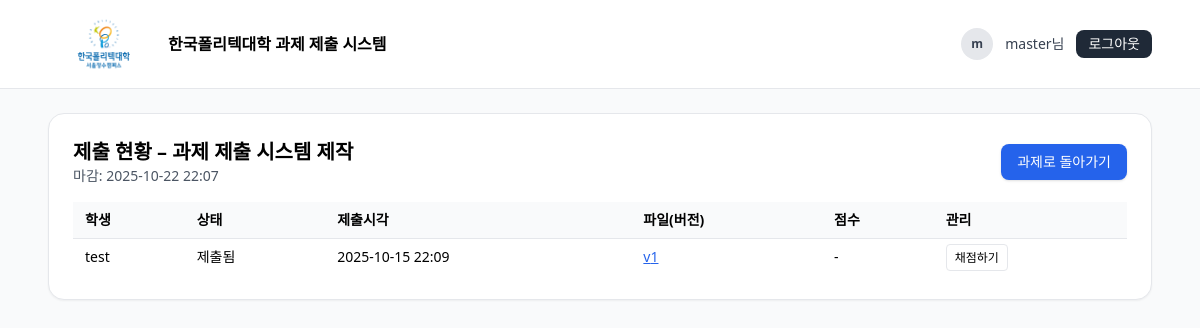
The app's page /teams/12/assignments/10/submissions (signed in) with its own data.
### submit/models.py (models this page shows, shortened)
class Assignment(models.Model):
    team = models.ForeignKey(Team, on_delete=models.CASCADE, related_name="assignments", verbose_name="팀")
    title = models.CharField("제목", max_length=120)
    description = models.TextField("설명", blank=True)
    due_at = models.DateTimeField("마감일시")
    max_score = models.PositiveIntegerField("배점", default=100)
    late_policy = models.CharField("지연 정책", max_length=50, blank=True)   # 예: "accept -10/day"
    file_rules = models.CharField("파일 규칙", max_length=100, blank=True)   # 예: "pdf,zip; 20MB"
    created_by = models.ForeignKey(User, on_delete=models.SET_NULL, null=True, verbose_name="등록자(교수)")
    created_at = models.DateTimeField("생성일시", auto_now_add=True)
    updated_at = models.DateTimeField("수정일시", auto_now=True)
    is_closed = models.BooleanField("마감됨", default=False)
    class Meta:
        verbose_name = "과제"
        verbose_name_plural = "과제"
        ordering = ["due_at"]

class Submission(models.Model):
    STATUS = (
        ("not_submitted", "미제출"),
        ("late", "지연제출"),
        ("submitted", "제출됨"),
        ("graded", "채점완료"),
    )
    assignment = models.ForeignKey(Assignment, on_delete=models.CASCADE, verbose_name="과제")
    student = models.ForeignKey(User, on_delete=models.CASCADE, verbose_name="학생")
    status = models.CharField("상태", max_length=20, choices=STATUS, default="not_submitted")
    comment = models.TextField("제출 메모", blank=True)
    submitted_at = models.DateTimeField("제출일시", null=True, blank=True)
    class Meta:
        verbose_name = "제출"
        verbose_name_plural = "제출"
        constraints = [
            models.UniqueConstraint(fields=["assignment", "student"], name="uq_assignment_student"),
        ]

class SubmissionFile(models.Model):
    submission = models.ForeignKey(Submission, on_delete=models.CASCADE, related_name="files", verbose_name="제출")
    file = models.FileField("파일", upload_to="submissions/")
    version = models.PositiveIntegerField("버전", default=1)
    size = models.PositiveIntegerField("크기(Byte)", default=0)

### submit/views.py (the view)
# urls.py: path('teams/<int:team_id>/assignments/<int:assignment_id>/submissions', views.assignment_submissions, name='assignment_submissions'),
@login_required
def assignment_submissions(request, team_id, assignment_id):
    team = get_object_or_404(Team, pk=team_id)
    a = get_object_or_404(Assignment, pk=assignment_id, team=team)
    if request.user != team.owner:
        return HttpResponseForbidden("팀장만 확인할 수 있습니다.")
    subs = (
    Submission.objects
    .filter(assignment=a)
    .select_related("student", "student__studentprofile")  # ← 이름/학번 접근 빠르게
    .prefetch_related("files")                             # ← 파일 목록
)
    return render(request, 'assignments/submissions.html', {"team": team, "a": a, "subs": subs})

### templates/assignments/submissions.html (shortened to what this page needs)
{% extends 'base.html' %}
{% block content %}
<div class="rounded-2xl border bg-white p-6 shadow-sm">
  <div class="flex items-center justify-between">
    <div>
      <h1 class="text-xl font-semibold">제출 현황 – {{ a.title }}</h1>
      <div class="text-sm text-gray-600">마감: {{ a.due_at|date:"Y-m-d H:i" }}</div>
    </div>
    <a class="inline-flex items-center gap-1 px-4 py-2 rounded-lg bg-blue-600 text-white text-sm font-medium shadow hover:bg-blue-500 transition"
       href="{% url 'assignment_detail' team_id=team.id assignment_id=a.id %}">
      과제로 돌아가기
    </a>
  </div>
  <div class="mt-4 overflow-x-auto">
    <table class="min-w-full text-sm">
      <thead class="bg-gray-50">
        <tr>
          <th class="px-3 py-2 text-left">학생</th>
          <th class="px-3 py-2 text-left">상태</th>
          <th class="px-3 py-2 text-left">제출시각</th>
          <th class="px-3 py-2 text-left">파일(버전)</th>
          <th class="px-3 py-2 text-left">점수</th>
          <th class="px-3 py-2 text-left">관리</th>
        </tr>
      </thead>
      <tbody>
        {% for s in subs %}
        <tr class="border-t">
          <td class="px-3 py-2">
            {% with sp=s.student.studentprofile %}
              {% if sp and s.student.first_name %}
                {{ sp.student_id }} {{ s.student.first_name }}
              {% elif s.student.first_name %}
                {{ s.student.first_name }}
              {% elif s.student.get_full_name %}
                {{ s.student.get_full_name }}
              {% else %}
                {{ s.student.username }}
              {% endif %}
            {% endwith %}
          </td>
          <td class="px-3 py-2">{{ s.get_status_display|default:s.status }}</td>
          <td class="px-3 py-2">{{ s.submitted_at|date:"Y-m-d H:i" }}</td>
          <td class="px-3 py-2">
            {% for f in s.files.all %}
              <a class="underline text-blue-600" href="{{ f.file.url }}" download>v{{ f.version }}</a>
            {% empty %}
              -
            {% endfor %}
          </td>
          <td class="px-3 py-2">
            {% if s.grade %}
              {{ s.grade.score }}
            {% else %}
              -
            {% endif %}
          </td>
          <td class="px-3 py-2">
            {% if not s.grade %}
              <a class="px-2 py-1 rounded border text-xs hover:bg-gray-50"
                href="{% url 'grade_submission' team_id=team.id assignment_id=a.id submission_id=s.id %}">
                채점하기
              </a>
            {% else %}
              <span class="text-gray-500">채점완료</span>
            {% endif %}
          </td>
        </tr>
        {% empty %}
        <tr><td class="px-3 py-4 text-gray-500" colspan="6">제출 없음</td></tr>
        {% endfor %}
      </tbody>
    </table>
  </div>
</div>
{% endblock %}

### templates/base.html (shortened to what this page needs)
<!doctype html>
<html lang="ko">
<head>
  {% load static %}
  <script src="https://cdn.tailwindcss.com"></script>
</head>
<body class="bg-gray-50">
  <header class="bg-white border-b border-gray-200">
    <div class="max-w-6xl mx-auto flex items-center justify-between px-6 py-3">
        <div class="flex items-center gap-2">
        <a href="{% url 'teacher_team_list' %}" class="flex items-center gap-2">
            <img src="{% static 'img/polytech.png' %}" alt="logo" class="h-[64px] w-auto" />
            <span class="font-semibold">한국폴리텍대학 과제 제출 시스템</span>
        </a>
        </div>
    <div class="flex items-center gap-3">
    {% if request.user.is_authenticated %}
        <span class="inline-flex h-8 w-8 items-center justify-center rounded-full bg-gray-200 text-xs font-semibold text-gray-700">
        {{ request.user.get_full_name|default:request.user.username|first }}
        </span>
    {% if request.user.is_authenticated %}
      {% with sp=request.user.studentprofile|default_if_none:None %}
        {% if sp and request.user.first_name %}
          <span class="text-sm text-gray-700">{{ sp.student_id }} {{ request.user.first_name }}님</span>
        {% elif request.user.first_name %}
          <span class="text-sm text-gray-700">{{ request.user.first_name }}님</span>
        {% else %}
          <span class="text-sm text-gray-700">{{ request.user.username }}님</span>
        {% endif %}
      {% endwith %}
        <form method="post" action="{% url 'logout' %}">
        <button class="px-3 py-1 rounded-lg bg-gray-800 text-white text-sm hover:bg-gray-700" type="submit">
            로그아웃
        </button>
        </form>
    {% else %}
        <a href="{% url 'login' %}" class="px-3 py-1 rounded-lg bg-blue-600 text-white text-sm hover:bg-blue-500">
        로그인
        </a>
    {% endif %}
    {% else %}
        <a href="{% url 'login' %}" class="px-3 py-1 rounded-lg bg-blue-600 text-white text-sm hover:bg-blue-500">
        로그인
        </a>
    {% endif %}
    </div>
  </header>
  <main class="max-w-6xl mx-auto px-6 py-6">
    {% block content %}{% endblock %}
  </main>
</body>
</html>

### records on screen
Assignment: title "과제 제출 시스템 제작", due_at "2025-10-22 22:07"
Submission: student.username "test", status "제출됨", submitted_at "2025-10-15 22:09"
SubmissionFile: version "1"

### other values on screen
{{ request.user.get_full_name|default:request.user.username|first }} "m"
{{ request.user.username }} "master"
